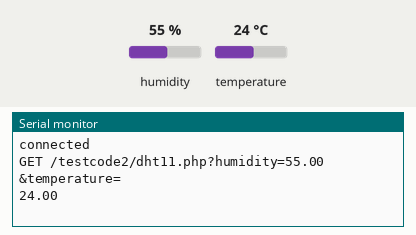
Simulated run of this sketch. Board: Arduino Uno, built with avr-gcc and run on an emulated ATmega328P. On the bench: the last lines printed to the serial monitor. Inputs (shaded band) come from the test bench; at power-on: humidity 55 %, temperature 24 °C. WiFi joins after 1.5 s; servers stay silent unless stated.

Above: at 3.7 s.
3.8 s: humidity set to 22 %
At 7.1 s:
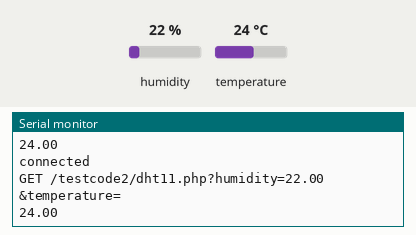
7.9 s: temperature set to 12 °C
At 9.6 s:
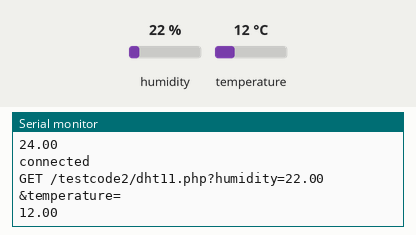
12.0 s: humidity set to 40 %
At 13.3 s:
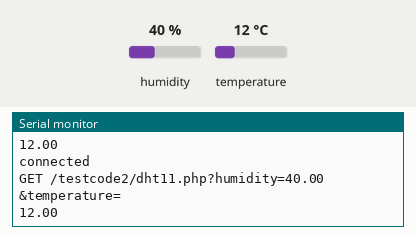
Timing chart, 0 to 15.0 s (numbered marks = the images above; inputs shaded):
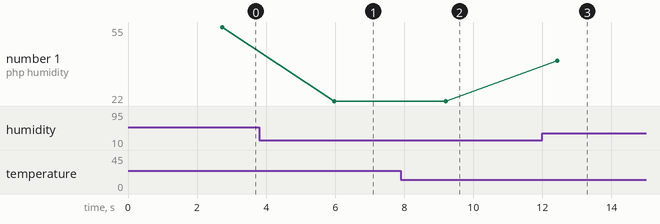

Measured:
- after the input at 3.8 s, the serial monitor: prints a new line after 2.2 s (image 1)
- after the input at 7.9 s, the serial monitor: prints a new line after 1.4 s (image 2)
- after the input at 12.0 s, the serial monitor: prints a new line after 0.44 s (image 3)
- plotted number 1: 55 → 22 after the input at 3.8 s, 22 → 40 after the input at 12.0 s

The sketch:

dht11.ino
```cpp
#include "DHT.h"
#include <SPI.h>
#include <Ethernet.h>
byte mac[] = { 0xDE, 0xAD, 0xBE, 0xEF, 0xFE, 0xED }; //Setting MAC Address

#define DHTPIN 2

#define DHTTYPE DHT11

DHT dht(DHTPIN,DHTTYPE);


float humidityData;
float temperatureData;


char server[] = "192.168.21.21";
IPAddress ip(192,168,21,177);
EthernetClient client;

/* Setup for Ethernet and RFID */

void setup() {
  Serial.begin(9600);
  dht.begin();
  if (Ethernet.begin(mac) == 0) {
  Serial.println("Failed to configure Ethernet using DHCP");
  Ethernet.begin(mac, ip);
  }
  delay(1000);
}
//------------------------------------------------------------------------------


/* Infinite Loop */
void loop(){
  humidityData = dht.readHumidity();
  temperatureData = dht.readTemperature();
  Sending_To_phpmyadmindatabase();
  delay(3000); // interval
}


  void Sending_To_phpmyadmindatabase()   //CONNECTING WITH MYSQL
 {
   if (client.connect(server, 80)) {
    Serial.println("connected");
    // Make a HTTP request:
    Serial.print("GET /testcode2/dht11.php?humidity=");
    client.print("GET /testcode2/dht11.php?humidity=");     //YOUR URL
    Serial.println(humidityData);
    client.print(humidityData);
    client.print("&temperature=");
    Serial.println("&temperature=");
    client.print(temperatureData);
    Serial.println(temperatureData);
    client.print(" ");      //SPACE BEFORE HTTP/1.1
    client.print("HTTP/1.1");
    client.println();
    client.println("Host: 192.168.21.21");
    client.println("Connection: close");
    client.println();
  } else {
    // if you didn't get a connection to the server:
    Serial.println("connection failed");
  }
 }
```
